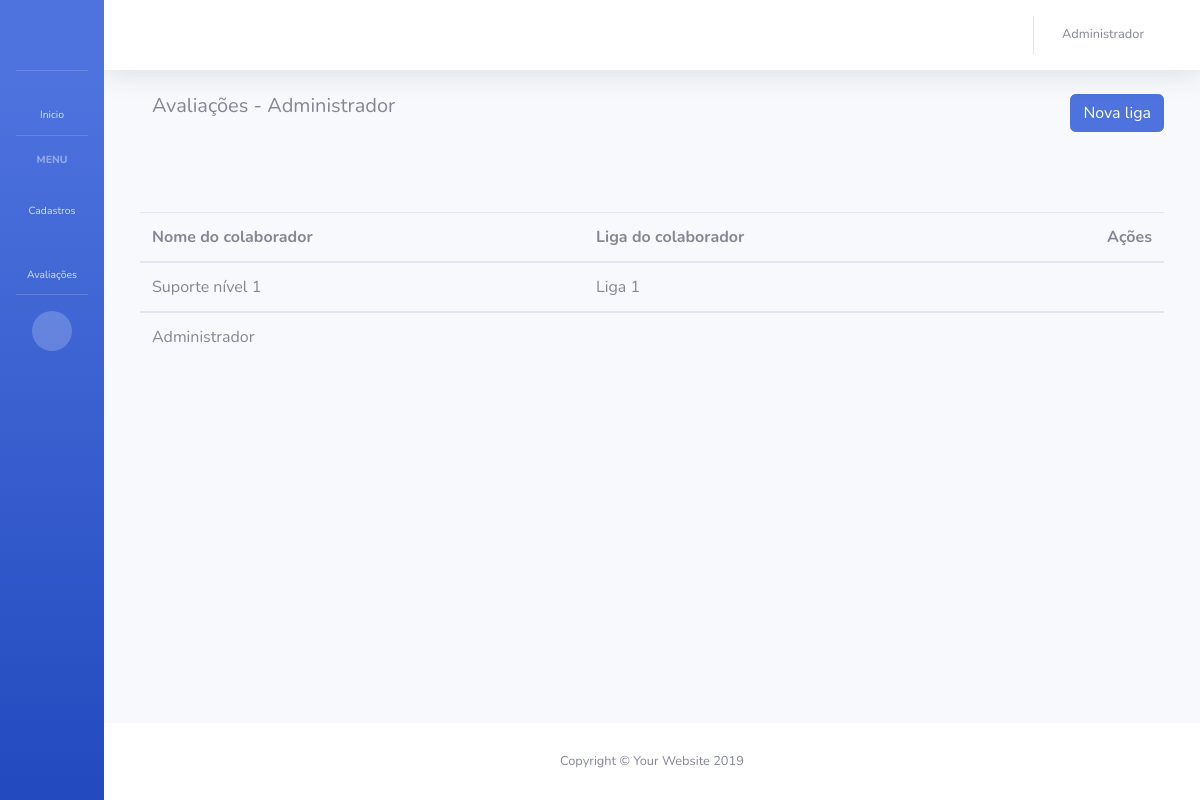
The app's page /colaboradores/ (signed in) with its own data.
### app_maxliga/models.py (models this page shows, shortened)
class Colaborador(models.Model):
    usuario = models.OneToOneField(User, on_delete=models.SET_NULL, blank=True, null=True, verbose_name='Usuário')
    departamento = models.ForeignKey(Departamento, on_delete=models.SET_NULL, blank=True, null=True, verbose_name='Cargo do colaborador')
    liga = models.ForeignKey(Liga, on_delete=models.SET_NULL, blank=True, null=True, verbose_name='Liga do colaborador')
    nome = models.CharField('Nome do funcionário', max_length=128)
    data_cadastro = models.DateTimeField('Data de criação', auto_now_add=True)
    pontuacao = models.FloatField('Pontuação colaborador', blank=True, default=0)
    maxcoins = models.FloatField('MaxCoins colaborador', blank=True, default=0)
    def __str__(self):
        return self.nome

class Liga(models.Model):
    nome = models.CharField('Nome da liga', max_length=128)

### app_maxliga/views.py (the view)
# urls.py: path('colaboradores/', lista_colaboradores, name='lista_colaboradores')
@login_required
def lista_colaboradores(request):
    user = request.user.id
    colaborador = Colaborador.objects.get(usuario=user)
    colaboradores = Colaborador.objects.all()
    print(colaboradores)
    data = {
        'colaborador': colaborador,
        'colaboradores': colaboradores
    }
    return render(request, 'app_maxliga/lista_colaboradores.html', data)

### app_maxliga/templates/app_maxliga/lista_colaboradores.html
{% extends 'base.html' %}
{% block BodyHeading %}
{% if colaborador.departamento.admin == True %}
    <div class="container">
        <div class="row">
            <div class="col">
                <h5>Avaliações - {{colaborador}}</h5>
            </div>
            <div class="text-right">
                <a href="{% url 'cadastro_liga' %}" class="btn btn-primary btn-block" role="button">Nova liga</a>
            </div>
        </div>
        <div class="row" style="margin-top:80px;">
            <table class="table">
                <thead>
                <tr>
                    <th scope="col">Nome do colaborador</th>
                    <th scope="col">Liga do colaborador</th>
                    <th class="text-right" scope="col">Ações</th>
                </tr>
                </thead>
                {% for colaborador in colaboradores %}
                <tbody>
                <tr>
                    <td>{{ colaborador.nome }}</td>
                    <td>{{ colaborador.liga.nome }}</td>
                    <td class="text-right">
                        <a href="#">
                            <i class="fas fa-pen fa-fw" style="color: rgb(50, 48, 155);"></i>
                        </a>
                        <a href="#">
                            <i class="fas fa-trash fa-fw" style="color: rgb(230, 17, 17);"></i>
                        </a>
                    </td>
                </tr>
                </tbody>
                {% endfor %}
            </table>
        </div>
    </div>
{% endif %}
{% endblock %}

### app_maxliga/templates/base.html (shortened to what this page needs)
{% load static %}
<!DOCTYPE html>
<html lang="en">
<head>
  <link href="{% static 'vendor/fontawesome-free/css/all.min.css' %}" rel="stylesheet" type="text/css">
  <link href="{% static 'css/sb-admin-2.min.css' %}" rel="stylesheet">
</head>
<body id="page-top">
  <div id="wrapper">
    <ul class="navbar-nav bg-gradient-primary sidebar sidebar-dark accordion toggled" id="accordionSidebar">
      <a class="sidebar-brand d-flex align-items-center justify-content-center" href="{% url 'home' %}">
        <div class="sidebar-brand-icon">
          <i class="fas fa-fighter-jet"></i>
        </div>
      </a>
      <hr class="sidebar-divider my-0">
      <li class="nav-item">
        <a class="nav-link" href="{% url 'home' %}">
          <i class="fas fa-fw fa-tachometer-alt"></i>
          <span>Inicio</span></a>
      </li>
      <hr class="sidebar-divider">
      <div class="sidebar-heading">
        Menu
      </div>
      {% if colaborador.departamento.admin == True %}
      <li class="nav-item">
        <a class="nav-link collapsed" href="#" data-toggle="collapse" data-target="#collapseUtilities" aria-expanded="true" aria-controls="collapseUtilities">
          <i class="fas fa-fw fa-wrench"></i>
          <span>Cadastros</span>
        </a>
      </li>
      {% endif %}
      <li class="nav-item">
        <a class="nav-link collapsed" href="#" data-toggle="collapse" data-target="#collapsePages" aria-expanded="true" aria-controls="collapsePages">
          <i class="fas fa-fw fa-table"></i>
          <span>Avaliações</span>
        </a>
      </li>
      <hr class="sidebar-divider d-none d-md-block">
      <div class="text-center d-none d-md-inline">
        <button class="rounded-circle border-0" id="sidebarToggle"></button>
      </div>
    </ul>
    <div id="content-wrapper" class="d-flex flex-column">
      <div id="content">
        <nav class="navbar navbar-expand navbar-light bg-white topbar mb-4 static-top shadow">
          <ul class="navbar-nav ml-auto">
            <li class="nav-item dropdown no-arrow mx-1">
              <a class="nav-link dropdown-toggle" href="#" id="alertsDropdown" role="button" data-toggle="dropdown" aria-haspopup="true" aria-expanded="false">
                <i class="fas fa-bell fa-fw"></i>
              </a>
            </li>
            <li class="nav-item dropdown no-arrow">
              <a class="nav-link dropdown-toggle" href="#" id="userDropdown" role="button" data-toggle="dropdown" aria-haspopup="true" aria-expanded="false">
                <span class="mr-2 d-none d-lg-inline text-gray-600 small">{{ colaborador.nome }}</span>
                <i class="fas fa-user fa-fw"></i>
              </a>
            </li>
          </ul>
        </nav>
        <div class="container-fluid">
          {% block BodyHeading %}
          {% endblock %}
        </div>
      </div>
      <footer class="sticky-footer bg-white">
        <div class="container my-auto">
          <div class="copyright text-center my-auto">
            <span>Copyright &copy; Your Website 2019</span>
          </div>
        </div>
      </footer>
    </div>
  </div>
</body>
</html>

### records on screen
Colaborador: nome "Administrador"
Colaborador: nome "Suporte nível 1", liga.nome "Liga 1"
